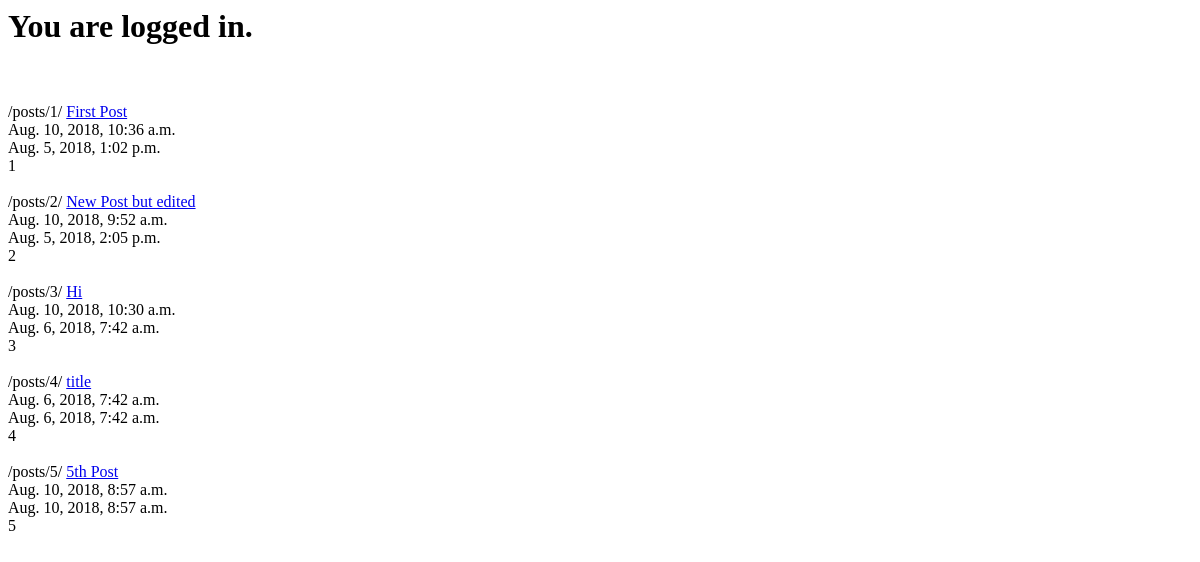
Before: /posts/ (signed in) with the older database file.
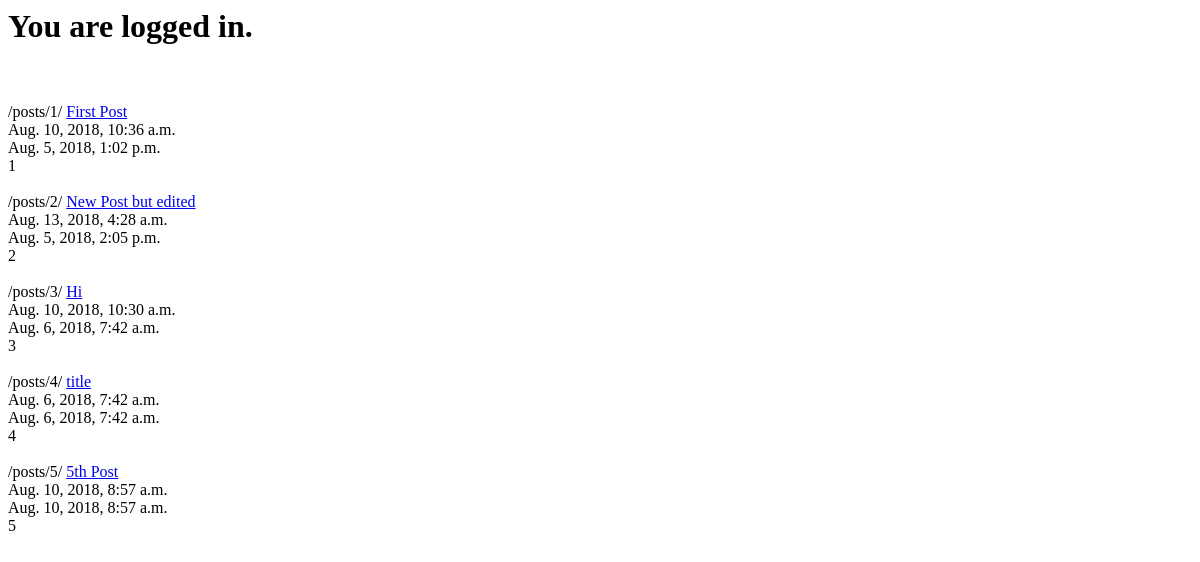
After: the same page with the newer database file.
### posts/models.py (models this page shows, shortened)
class Post(models.Model):
    title = models.CharField(max_length=120)
    content =  models.TextField()
    updated = models.DateTimeField(auto_now=True, auto_now_add=False)
    timestamp = models.DateTimeField(auto_now=False, auto_now_add=True)
    def get_absolute_url(self):
        return reverse('posts:detail', kwargs={"id":self.id})

### posts/views.py (the view)
def post_list(request):
    queryset = Post.objects.all()
    if request.user.is_authenticated:
        context = { "queryset" : queryset,
                    "title": "You are "}
    else:
        context = {"title": "You are not"}
    return render(request, "post_list.html", context)

### templates/post_list.html
{% extends "base.html" %}
{% block content %}
<div class='container'>
    <h1>
        {{ title }} logged in.<br><br>
    </h1>
    {% for obj in queryset %}
        {% url "posts:detail" id=obj.id  %}
        <a href="{{ obj.get_absolute_url }}">{{ obj.title }}</a><br>
        {{ obj.updated }}<br>
        {{ obj.timestamp }}<br>
        {{ obj.id }}<br><br>
    {% endfor %}
</div>
{% endblock content %}

Changed rows visible on the page:
changed Post "/posts/2/": updated "Aug. 10, 2018, 9:52 a.m." → "Aug. 13, 2018, 4:28 a.m."
